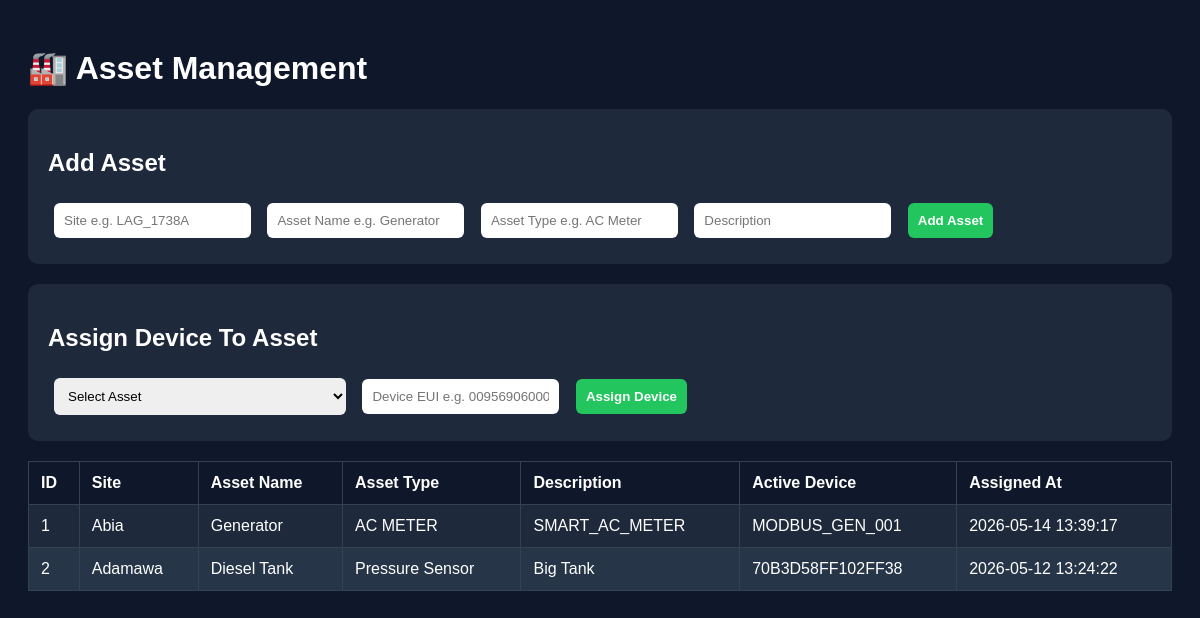
Screenshot of /admin/assets (signed in) with the database file from the repository.
### tables this page shows
CREATE TABLE asset_devices (
        id INTEGER PRIMARY KEY AUTOINCREMENT,
        asset_id INTEGER,
        device_eui TEXT,
        is_active INTEGER DEFAULT 1,
        assigned_at TIMESTAMP DEFAULT CURRENT_TIMESTAMP
    );

CREATE TABLE assets (
        id INTEGER PRIMARY KEY AUTOINCREMENT,
        site TEXT,
        asset_name TEXT,
        asset_type TEXT,
        description TEXT,
        created_at TIMESTAMP DEFAULT CURRENT_TIMESTAMP
    );

### admin.py (the view, shortened to what this page needs)
    @app.route("/admin/assets", methods=["GET", "POST"])
    def admin_assets():
        check = require_role("admin")
        if check:
            return check
        assets = get_assets_with_devices()
        return render_template("assets.html", assets=assets)

### auth.py (called while the page is built)
def require_role(*allowed_roles):
    if "user" not in session:
        return redirect(url_for("login"))
    if session.get("role") not in allowed_roles:
        return "Access denied", 403
    return None

### database.py (called while the page is built)
def get_assets_with_devices():
    conn = sqlite3.connect("iot.db")
    cursor = conn.cursor()
    cursor.execute("""
    SELECT
        a.id,
        a.site,
        a.asset_name,
        a.asset_type,
        a.description,
        d.device_eui,
        d.assigned_at

    FROM assets a

    LEFT JOIN asset_devices d
        ON a.id = d.asset_id
        AND d.is_active = 1

    ORDER BY a.site, a.asset_name
    """)
    rows = cursor.fetchall()
    conn.close()
    return rows

### templates/assets.html (shortened to what this page needs)
<!DOCTYPE html>
<html>
<head>
</head>
<body>
<h1>🏭 Asset Management</h1>
<form method="POST" action="/admin/assets" style="background:#1e293b; padding:20px; border-radius:10px;">
    <h2>Add Asset</h2>
    <input name="site" placeholder="Site e.g. LAG_1738A" required>
    <input name="asset_name" placeholder="Asset Name e.g. Generator" required>
    <input name="asset_type" placeholder="Asset Type e.g. AC Meter" required>
    <input name="description" placeholder="Description">
    <button type="submit">Add Asset</button>
</form>
<form method="POST" action="/admin/assets/assign"
    style="background:#1e293b; padding:20px; border-radius:10px; margin-top:20px;">
    <h2>Assign Device To Asset</h2>
    <select name="asset_id" required>
        <option value="">Select Asset</option>
    </select>
    <input name="device_eui" placeholder="Device EUI e.g. 009569060002850A" required>
    <button type="submit">
        Assign Device
    </button>
</form>
<table>
    <thead>
        <tr>
            <th>ID</th>
            <th>Site</th>
            <th>Asset Name</th>
            <th>Asset Type</th>
            <th>Description</th>
            <th>Active Device</th>
            <th>Assigned At</th>
        </tr>
    </thead>
    <tbody>
        {% for a in assets %}
        <tr>
            <td>{{ a[0] }}</td>
            <td>{{ a[1] }}</td>
            <td>{{ a[2] }}</td>
            <td>{{ a[3] }}</td>
            <td>{{ a[4] }}</td>
            <td>
                {% if a[5] %}
                {{ a[5] }}
                {% else %}
                No Device Assigned
                {% endif %}
            </td>
            <td>
                {% if a[6] %}
                {{ a[6] }}
                {% else %}
                --
                {% endif %}
            </td>
        </tr>
        {% endfor %}
    </tbody>
</table>
</body>
</html>

### templates/assets.html (style rules this page uses)
body { font-family: Arial; background:#0f172a; color:white; padding:20px; }
input, button { padding:10px; margin:6px; border-radius:6px; border:none; }
button { background:#22c55e; color:white; font-weight:bold; }
table { width:100%; border-collapse:collapse; background:#1e293b; margin-top:20px; }
th, td { padding:12px; border:1px solid #334155; text-align:left; }
th { background:#0f172a; }
tr:nth-child(even) { background:#273549; }
select { padding: 10px; margin: 6px; border-radius: 6px; border: none; }

### rows the page displays
asset_devices: a "1", site "Abia", asset_name "Generator", asset_type "AC METER", description "SMART_AC_METER", device_eui "MODBUS_GEN_001", assigned_at "2026-05-14 13:39:17"
asset_devices: a "2", site "Adamawa", asset_name "Diesel Tank", asset_type "Pressure Sensor", description "Big Tank", device_eui "70B3D58FF102FF38", assigned_at "2026-05-12 13:24:22"
